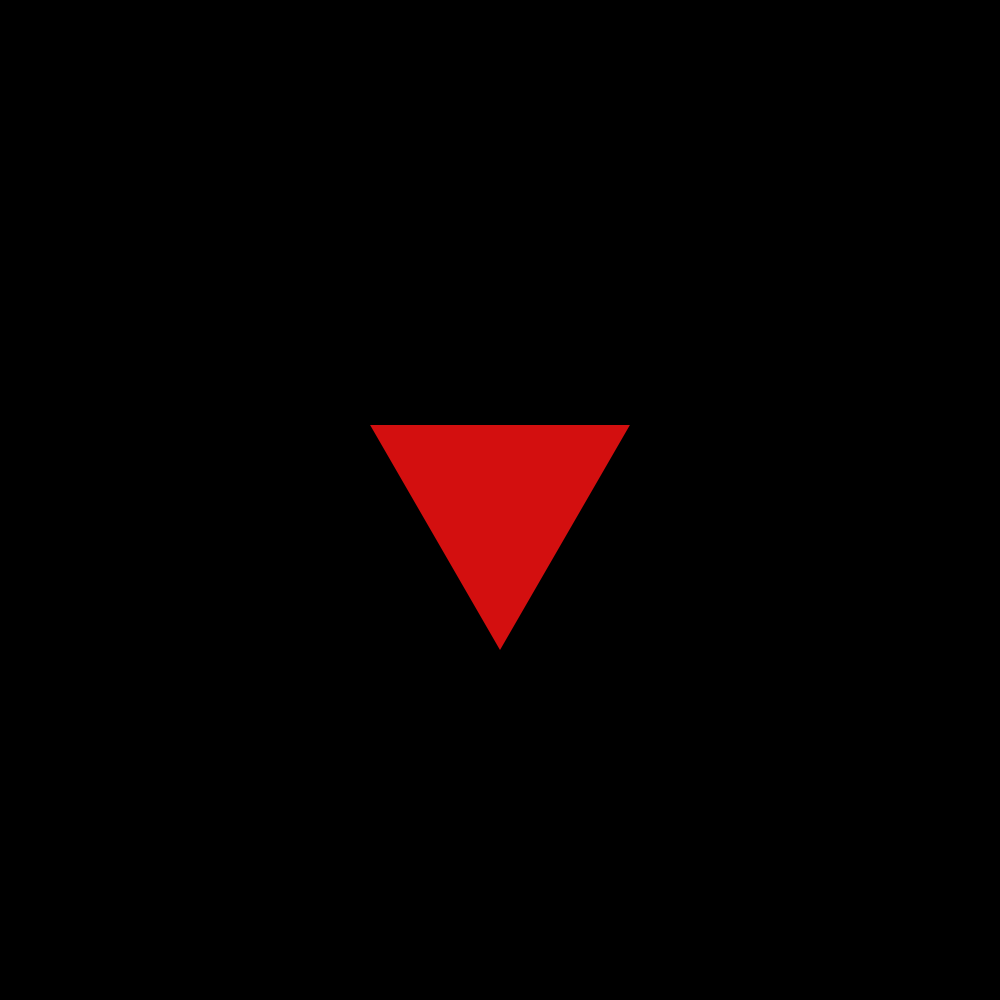
Frame 1 (no input)
Frame 60 (the mouse pressed at the canvas centre just before this capture): identical to frame 1, image omitted
Frame 120 (the mouse held since frame 60 and released just before this capture): identical to frame 1, image omitted

The Processing sketch that drew this single still picture (run headless with seeded random() and noise(); from frame 60 on, the mouse is pressed at the canvas centre):

// Processing sketch: GD105_Spr24_EHuq_a2r3
// ── GD105_Spr24_EHuq_a2r3.pde
/* I'm going try to make a heart-shape which beats faster the closer the mouse gets to it,
 and if I can pull that off, I want to make it shatter/stop if clicked on. Wish me luck.*/

float hBig, hBeat, hPoint, hRate, prox, engine;
//h = heart; Beat, Rate = offset and speed of beat anim.; prox = proximity of mouse to heart
PShape heart;


void setup() {
  windowTitle("The Mouse Reactive Piece");
  size(1000, 1000);  // I was originally going to do a small one, but I'll need ample space around the heart to communicate the effect. (But my screen's not very big)

} //end of setup() block

void draw() {
  
  translate(width/2, height/2);
  background(0);  //note: change this to lerp between black and red when too close
  shapeMode(CENTER);
  noStroke();
  fill(#D30F0F);

//define the variables
//prox = distance from mouse to center; hRate = reverse-map prox to 0-1 (switch hi/lo)
  prox = dist(mouseX, mouseY, width/2, height/2);
  hRate = norm(prox, width, 0);
  engine += hRate * 0.5;
  hBig = 150;
  hPoint = TAU*0.25;  //pointy bit goes down

//Animate the heartbeat by moving the control points with sin/cos but only within a small range.
  constrain(hBeat, cos(0.33), sin(0.37));
  //hBeat = lerp(TAU*0.33, TAU*0.37, cos(engine));
  hBeat = TAU/3;    //temporary halting of animation, the real hBeat is above.
  
//draw the heart
//Copied my equilateral triangle formula from previous assignment.
  triangle(
    hBig * cos(hPoint), hBig * sin(hPoint), //triangle pt 1
    hBig * cos(hPoint + hBeat), hBig * sin(hPoint + hBeat), //pt 2
    hBig * cos(hPoint - hBeat), hBig * sin(hPoint - hBeat)  //pt 3
    );

  println(hRate);
}  //end of draw() block
